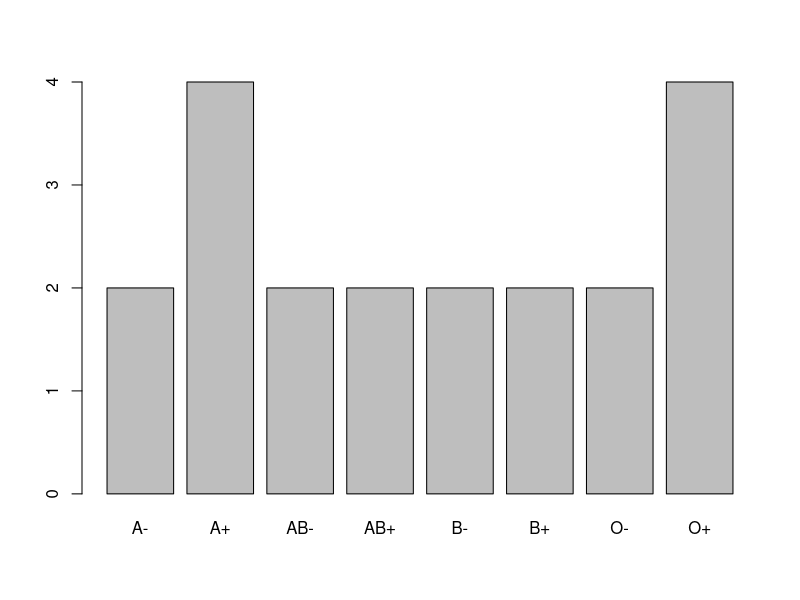
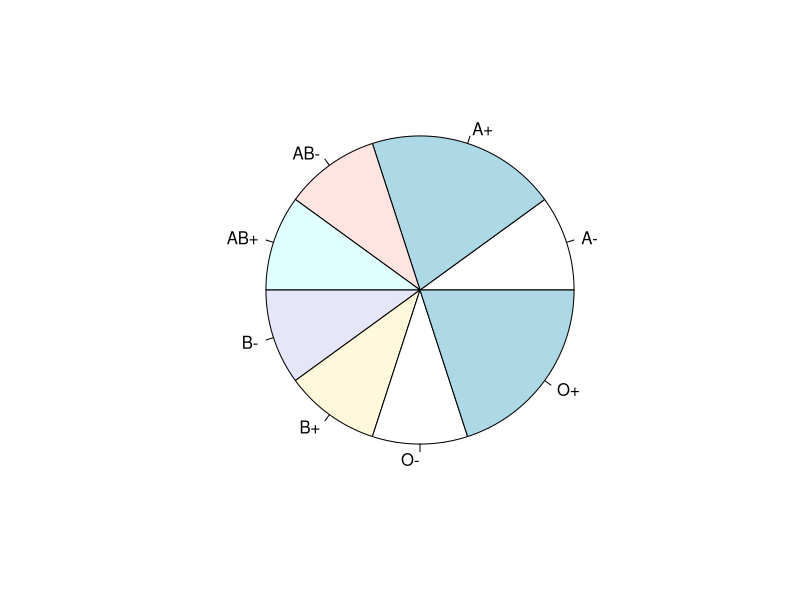
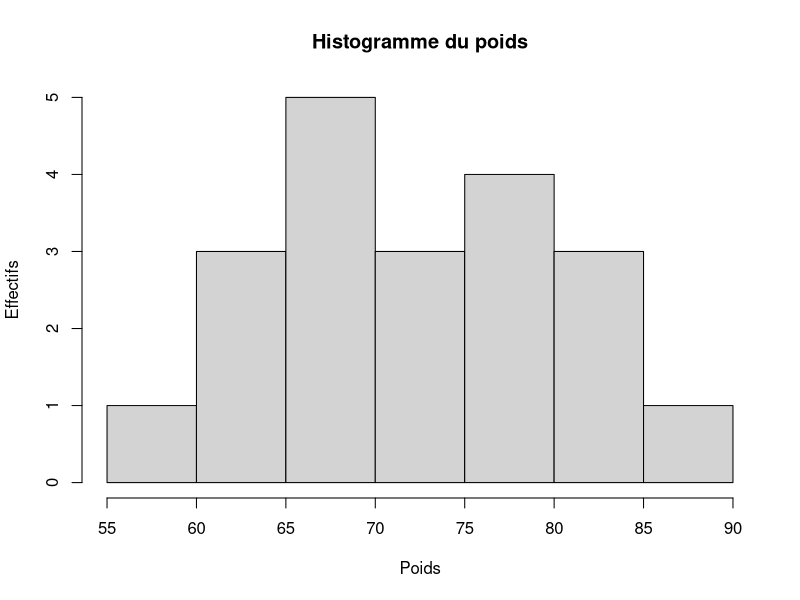
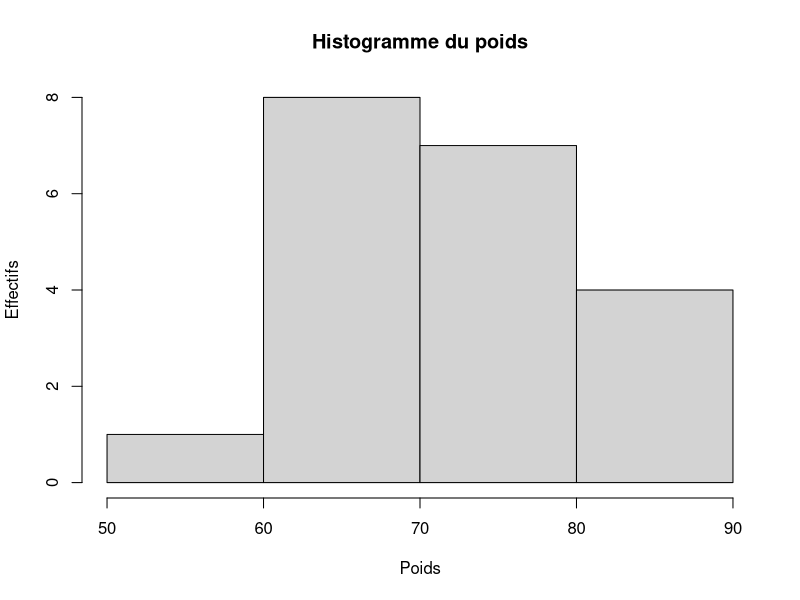
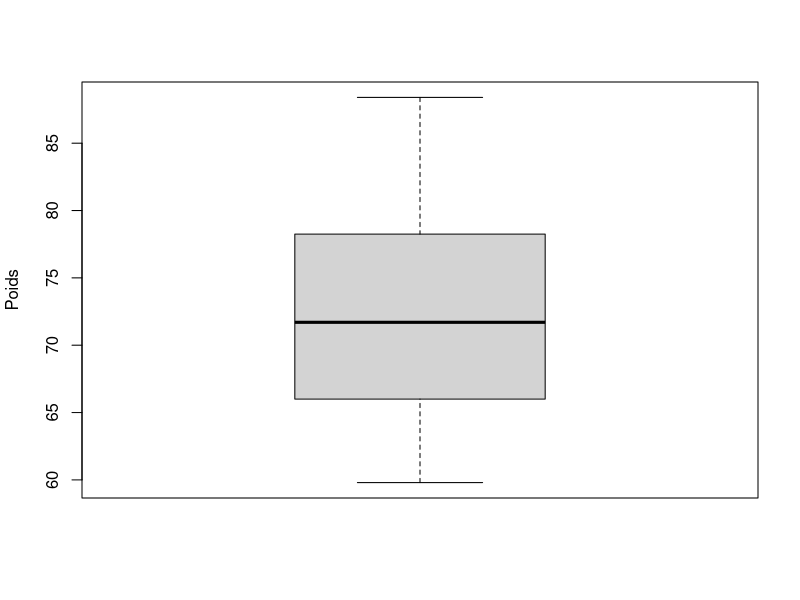
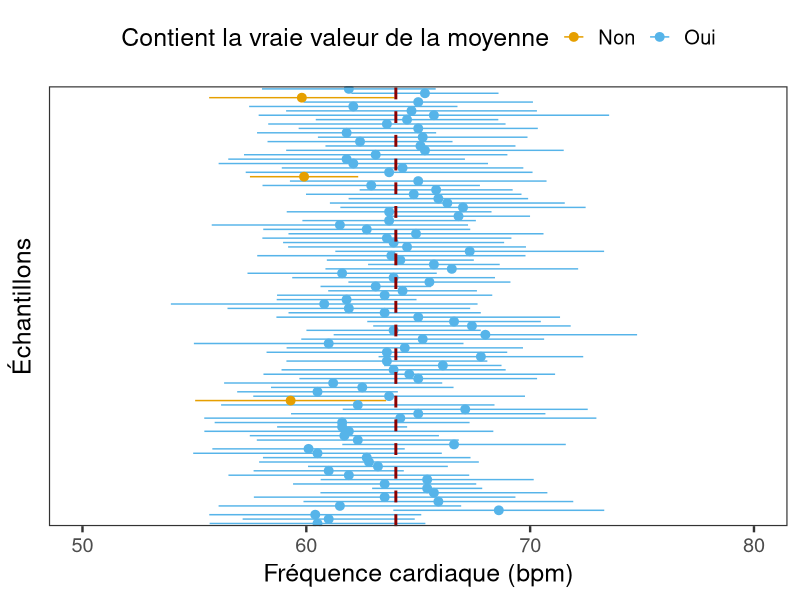
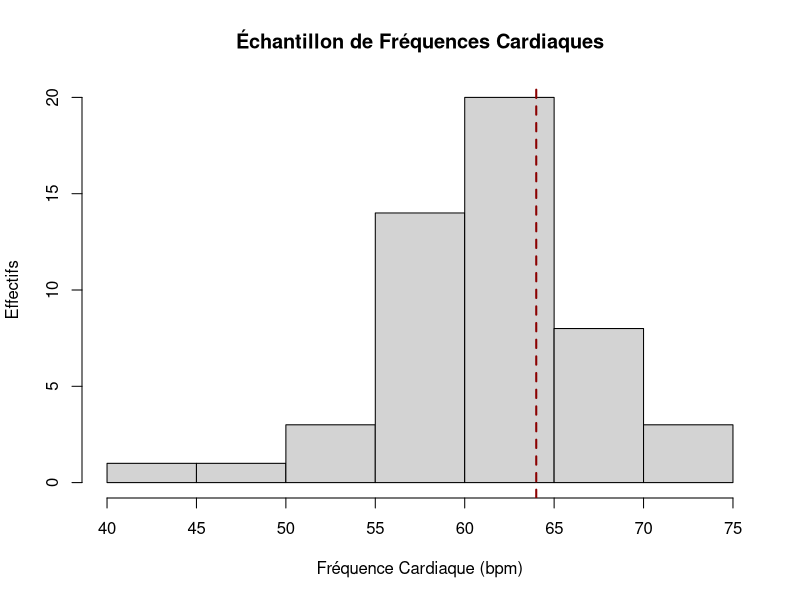
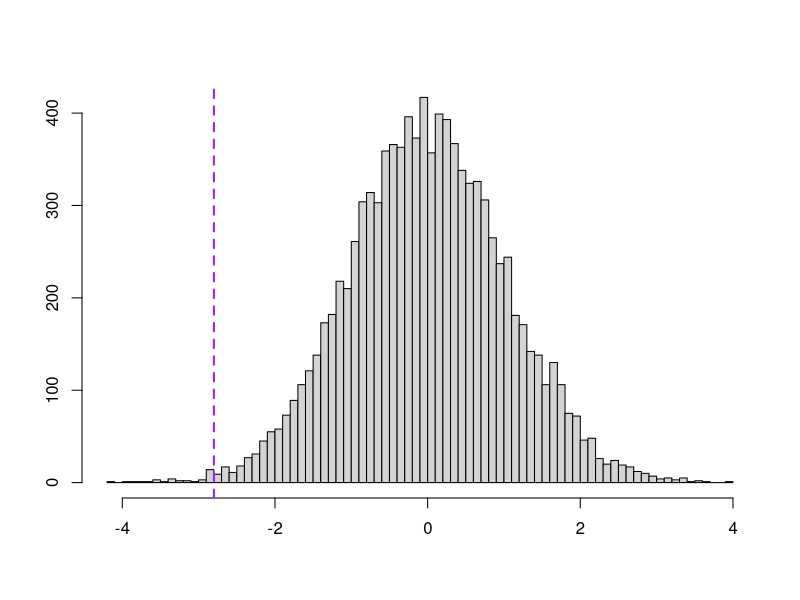

The R script that drew these images, in order:
# Make figures -----------------------------------------------------------------

sante = read.csv("exemple-donnees-sante-csv.txt")

table(sante$GroupeSanguin)

barplot(table(sante$GroupeSanguin))

pie(table(sante$GroupeSanguin))

hist(sante$Poids, main = "Histogramme du poids", xlab = "Poids", ylab = "Effectifs")
hist(sante$Poids, main = "Histogramme du poids", xlab = "Poids", ylab = "Effectifs", n = 4)

boxplot(sante$Poids, ylab = "Poids")


# Figure intervalle confiance --------------------------------------------------

set.seed(14102025)

library("dplyr")
library("ggplot2")


freq_card = lapply(1:100, \(x) round(rnorm(10, mean = 64, sd = 7)))

freq_ci = freq_card |>
	purrr::map_dfr(
		\(x) t.test(x)[["conf.int"]] |>
			tibble::enframe() |>
			tidyr::pivot_wider(),
		.id = "number"
	) |>
	dplyr::rename(low_ci = `1`, high_ci = `2`) |>
	dplyr::mutate(
		avg = (high_ci + low_ci) / 2,
		contains_true_mean = ifelse(low_ci <= 64 & high_ci >= 64, TRUE, FALSE)
	)

freq_ci |>
	ggplot(aes(y = number)) +
	geom_pointrange(
		aes(x = avg, xmin = low_ci, xmax = high_ci, color = contains_true_mean)
	) +
	geom_vline(xintercept = 64, linetype = 2, color = "darkred", linewidth = 1) +
	scale_color_manual(
		labels = c(`TRUE` = "Oui",     `FALSE` = "Non"),
		values = c(`TRUE` = "#56B4E9", `FALSE` = "#E69F00")
	) +
	lims(x = c(50, 80)) +
	labs(
		x = "Fréquence cardiaque (bpm)",
		y = "Échantillons",
		color = "Contient la vraie valeur de la moyenne"
	) +
	theme_bw(18) +
	theme(
		axis.text.y = element_blank(),
		axis.ticks.y = element_blank(),
		panel.grid = element_blank(),
		legend.position = "top"
	)



# Introduction p-value ---------------------------------------------------------
set.seed(20241015)

medicament = rnorm(20, mean = 10, sd = 1)
placebo    = rnorm(20, mean = 7, sd = 1.5)

df = data.frame(medicament, placebo)

t.test(df$medicament, df$placebo)


# Lecture 2 -------------------------------------------------------------------
set.seed(20251022)

freq_card = round(rnorm(50, mean = 60, sd = 7))

hist(freq_card, main = "Échantillon de Fréquences Cardiaques", xlab = "Fréquence Cardiaque (bpm)", ylab = "Effectifs")
abline(v = 64, lty = 2, col = "darkred", lwd = 2)


hist(rt(10000, 49), n = 100, main = NULL, xlab = NULL, ylab = NULL)
abline(v = -2.8, lty = 2, col = "purple", lwd = 2)

actual_test = t.test(freq_card, mu = 64)

# Quantile-quantile

ko = rnorm(25)
qqnorm(ko, xlab = "Valeurs théoriques", ylab = "Valeur observées",
			 main = "Diagramme Quantile-Quantile")
qqline(ko, col = "darkred", lwd = 2, lty = 2)


ko = rexp(1e2)

qqnorm(ko)
qqline(ko)

ko = runif(1e2)
qqnorm(ko)
qqline(ko)

ko = rnorm(1e2)
qqnorm(ko)
qqline(ko)


qqnorm(freq_card)
qqline(freq_card)

# Test de comparaison de deux échantillons

femmes = round(rnorm(50, mean = 64, sd = 3))
hommes = round(rnorm(50, mean = 62, sd = 3))

new_freq = data.frame(
	values = c(femmes, hommes),
	genre  = rep(c("femmes", "hommes"), each = 50)
)

ggplot(new_freq) +
	geom_density(aes(values, fill = genre), alpha = 2/5) +
	scale_fill_brewer(type = "qual") +
	labs(x = "Fréquence Cardiaque (bpm)", y = "Densité") +
	theme_classic() +
	theme(legend.position = "top")

t.test(femmes, hommes)

var.test(femmes, hommes)

# Comparaison de moyenne appariés

chol_avant = c(111, 116, 114, 115, 119, 123, 108, 106, 112, 107)
chol_apres = c(106, 89, 107, 93, 101, 100, 112, 110, 110, 99)

t.test(chol_avant, chol_apres, paired = TRUE)

t.test(femmes, hommes, alternative = "greater")
